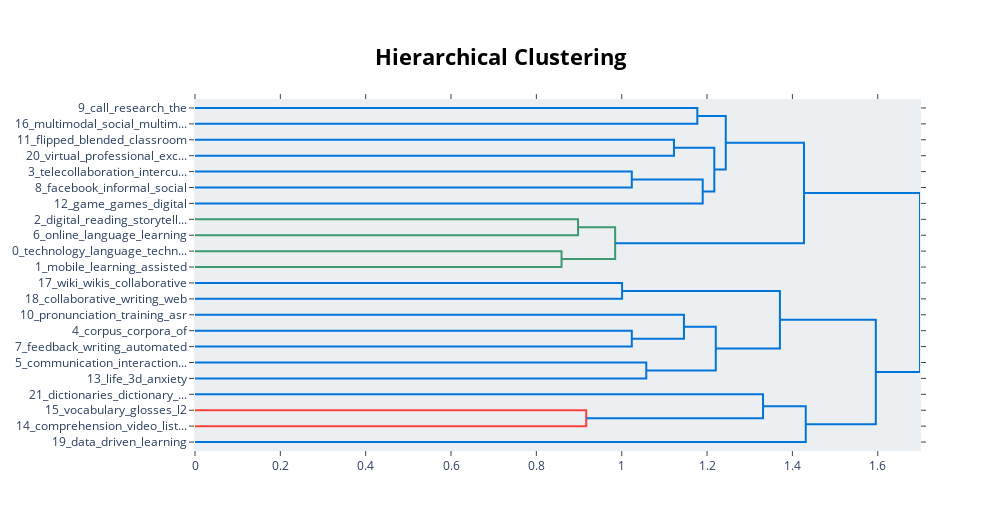

Write notebook code for a chart like this one.
### Code cell
model.visualize_hierarchy()

### Figure 1 — Plotly figure (JSON) as saved in the notebook; plotly's stock layout.template omitted (floating-point values rounded to 4 significant figures)
{"data": [{"hoverinfo": "text", "marker": {"color": "rgb(0,116,217)"}, "mode": "lines", "type": "scatter", "x": [0, 1.177, 1.177, 0], "xaxis": "x", "y": [-5, -5, -15, -15], "yaxis": "y"}, {"hoverinfo": "text", "marker": {"color": "rgb(0,116,217)"}, "mode": "lines", "type": "scatter", "x": [0, 1.122, 1.122, 0], "xaxis": "x", "y": [-25, -25, -35, -35], "yaxis": "y"}, {"hoverinfo": "text", "marker": {"color": "rgb(0,116,217)"}, "mode": "lines", "type": "scatter", "x": [0, 1.024, 1.024, 0], "xaxis": "x", "y": [-45, -45, -55, -55], "yaxis": "y"}, {"hoverinfo": "text", "marker": {"color": "rgb(0,116,217)"}, "mode": "lines", "type": "scatter", "x": [1.024, 1.19, 1.19, 0], "xaxis": "x", "y": [-50, -50, -65, -65], "yaxis": "y"}, {"hoverinfo": "text", "marker": {"color": "rgb(0,116,217)"}, "mode": "lines", "type": "scatter", "x": [1.122, 1.217, 1.217, 1.19], "xaxis": "x", "y": [-30, -30, -57.5, -57.5], "yaxis": "y"}, {"hoverinfo": "text", "marker": {"color": "rgb(0,116,217)"}, "mode": "lines", "type": "scatter", "x": [1.177, 1.244, 1.244, 1.217], "xaxis": "x", "y": [-10, -10, -43.75, -43.75], "yaxis": "y"}, {"hoverinfo": "text", "marker": {"color": "rgb(61,153,112)"}, "mode": "lines", "type": "scatter", "x": [0, 0.8976, 0.8976, 0], "xaxis": "x", "y": [-75, -75, -85, -85], "yaxis": "y"}, {"hoverinfo": "text", "marker": {"color": "rgb(61,153,112)"}, "mode": "lines", "type": "scatter", "x": [0, 0.859, 0.859, 0], "xaxis": "x", "y": [-95, -95, -105, -105], "yaxis": "y"}, {"hoverinfo": "text", "marker": {"color": "rgb(61,153,112)"}, "mode": "lines", "type": "scatter", "x": [0.8976, 0.9846, 0.9846, 0.859], "xaxis": "x", "y": [-80, -80, -100, -100], "yaxis": "y"}, {"hoverinfo": "text", "marker": {"color": "rgb(0,116,217)"}, "mode": "lines", "type": "scatter", "x": [1.244, 1.427, 1.427, 0.9846], "xaxis": "x", "y": [-26.88, -26.88, -90, -90], "yaxis": "y"}, {"hoverinfo": "text", "marker": {"color": "rgb(0,116,217)"}, "mode": "lines", "type": "scatter", "x": [0, 1.001, 1.001, 0], "xaxis": "x", "y": [-115, -115, -125, -125], "yaxis": "y"}, {"hoverinfo": "text", "marker": {"color": "rgb(0,116,217)"}, "mode": "lines", "type": "scatter", "x": [0, 1.024, 1.024, 0], "xaxis": "x", "y": [-145, -145, -155, -155], "yaxis": "y"}, {"hoverinfo": "text", "marker": {"color": "rgb(0,116,217)"}, "mode": "lines", "type": "scatter", "x": [0, 1.146, 1.146, 1.024], "xaxis": "x", "y": [-135, -135, -150, -150], "yaxis": "y"}, {"hoverinfo": "text", "marker": {"color": "rgb(0,116,217)"}, "mode": "lines", "type": "scatter", "x": [0, 1.058, 1.058, 0], "xaxis": "x", "y": [-165, -165, -175, -175], "yaxis": "y"}, {"hoverinfo": "text", "marker": {"color": "rgb(0,116,217)"}, "mode": "lines", "type": "scatter", "x": [1.146, 1.22, 1.22, 1.058], "xaxis": "x", "y": [-142.5, -142.5, -170, -170], "yaxis": "y"}, {"hoverinfo": "text", "marker": {"color": "rgb(0,116,217)"}, "mode": "lines", "type": "scatter", "x": [1.001, 1.371, 1.371, 1.22], "xaxis": "x", "y": [-120, -120, -156.2, -156.2], "yaxis": "y"}, {"hoverinfo": "text", "marker": {"color": "rgb(255,65,54)"}, "mode": "lines", "type": "scatter", "x": [0, 0.9168, 0.9168, 0], "xaxis": "x", "y": [-195, -195, -205, -205], "yaxis": "y"}, {"hoverinfo": "text", "marker": {"color": "rgb(0,116,217)"}, "mode": "lines", "type": "scatter", "x": [0, 1.331, 1.331, 0.9168], "xaxis": "x", "y": [-185, -185, -200, -200], "yaxis": "y"}, {"hoverinfo": "text", "marker": {"color": "rgb(0,116,217)"}, "mode": "lines", "type": "scatter", "x": [1.331, 1.431, 1.431, 0], "xaxis": "x", "y": [-192.5, -192.5, -215, -215], "yaxis": "y"}, {"hoverinfo": "text", "marker": {"color": "rgb(0,116,217)"}, "mode": "lines", "type": "scatter", "x": [1.371, 1.595, 1.595, 1.431], "xaxis": "x", "y": [-138.1, -138.1, -203.8, -203.8], "yaxis": "y"}, {"hoverinfo": "text", "marker": {"color": "rgb(0,116,217)"}, "mode": "lines", "type": "scatter", "x": [1.427, 1.699, 1.699, 1.595], "xaxis": "x", "y": [-58.44, -58.44, -170.9, -170.9], "yaxis": "y"}], "layout": {"autosize": false, "height": 530, "hoverlabel": {"bgcolor": "white", "font": {"family": "Rockwell", "size": 16}}, "hovermode": "closest", "plot_bgcolor": "#ECEFF1", "showlegend": false, "title": {"font": {"color": "Black", "size": 22}, "text": "<b>Hierarchical Clustering</b>", "x": 0.5, "xanchor": "center", "yanchor": "top"}, "width": 1000, "xaxis": {"mirror": "allticks", "rangemode": "tozero", "showgrid": false, "showline": true, "showticklabels": true, "ticks": "outside", "type": "linear", "zeroline": false}, "yaxis": {"mirror": "allticks", "range": [-220, 0], "rangemode": "tozero", "showgrid": false, "showline": true, "showticklabels": true, "tickmode": "array", "ticks": "outside", "ticktext": ["9_call_research_the", "16_multimodal_social_multim...", "11_flipped_blended_classroom", "20_virtual_professional_exc...", "3_telecollaboration_intercu...", "8_facebook_informal_social", "12_game_games_digital", "2_digital_reading_storytell...", "6_online_language_learning", "0_technology_language_techn...", "1_mobile_learning_assisted", "17_wiki_wikis_collaborative", "18_collaborative_writing_web", "10_pronunciation_training_asr", "4_corpus_corpora_of", "7_feedback_writing_automated", "5_communication_interaction...", "13_life_3d_anxiety", "21_dictionaries_dictionary_...", "15_vocabulary_glosses_l2", "14_comprehension_video_list...", "19_data_driven_learning"], "tickvals": [-5, -15, -25, -35, -45, -55, -65, -75, -85, -95, -105, -115, -125, -135, -145, -155, -165, -175, -185, -195, -205, -215], "type": "linear", "zeroline": false}}}
